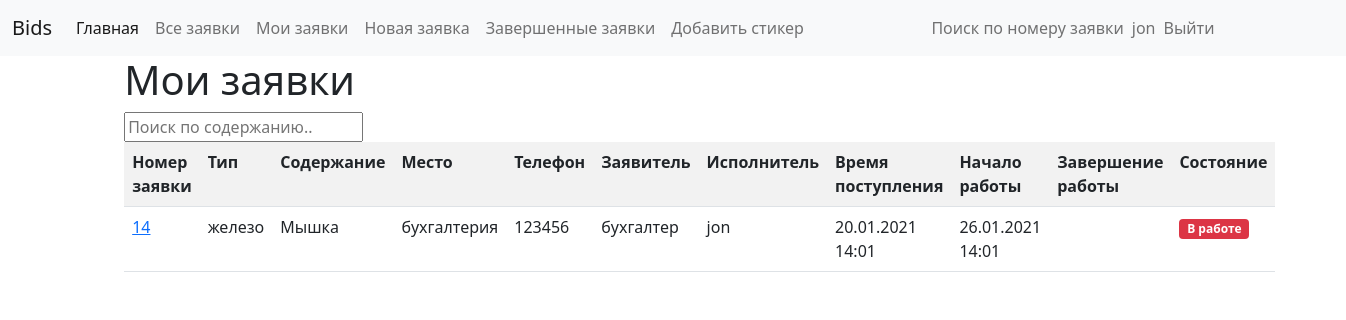
The page /system/mybids/ (signed in) on the database as committed earlier.
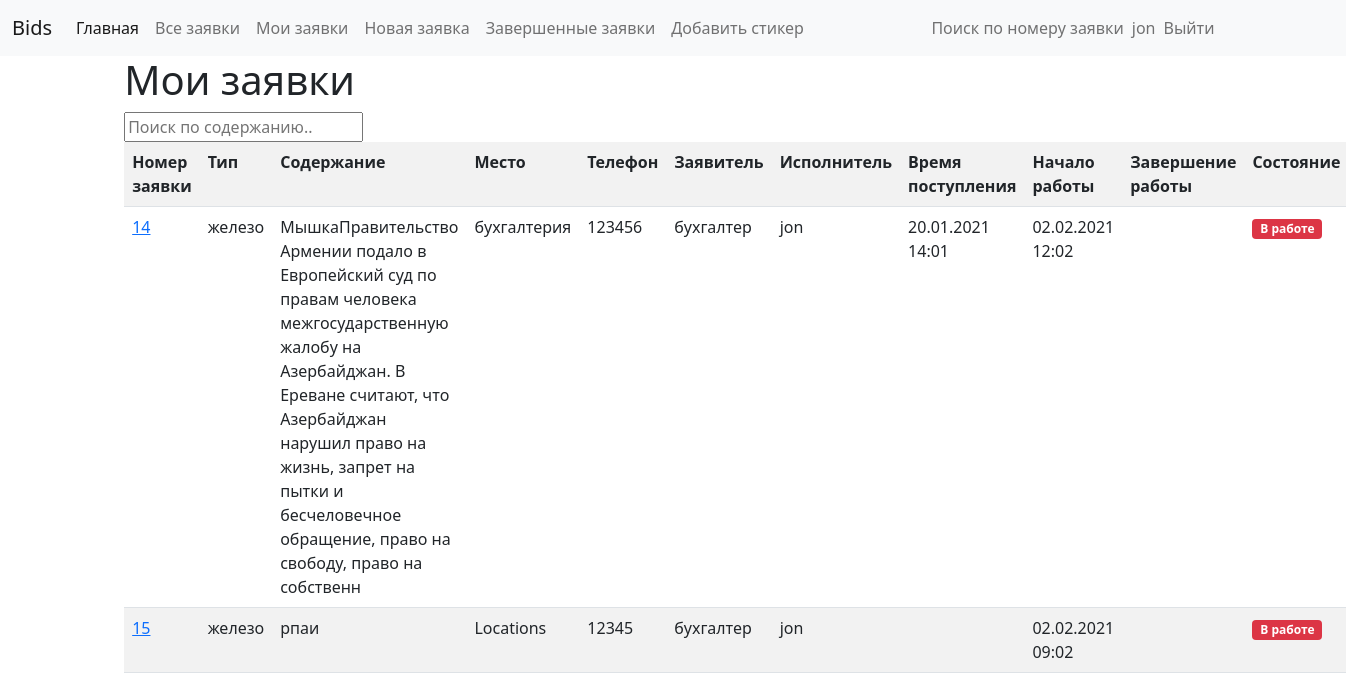
The same page on the database as committed later.
### system/models.py (models this page shows, shortened)
class Bid(models.Model):
    text = models.TextField(max_length=1000, help_text="Enter a brief description of the bid", verbose_name="Текст заявки")
    TYPE_OF_BID = (
        ('h', 'железо'),
        ('c', 'картридж'),
        ('pr', 'принтер'),
        ('w', 'сеть'),
        ('t', 'телефон'),
        ('v', 'вирусы'),
        ('s', 'софт'),
        ('pa', 'Парус'),
    )
    type_bid = models.CharField(max_length=2, choices=TYPE_OF_BID, blank=True, default='h', verbose_name="Тип заявки")
    location = models.CharField(max_length=200, default='Кабинет', verbose_name="Кабинет")
    telephone_num = models.CharField(max_length=200, default='Телефон', verbose_name="Телефон")
    bider = models.CharField(max_length=200, default='', verbose_name="Заявитель")
    maker = models.ForeignKey(User, on_delete=models.SET_NULL, null=True, verbose_name="Исполнитель")
    helper = models.CharField(max_length=200, null=True, verbose_name="Помощник")
    time_creation = models.DateTimeField(null=True, verbose_name="Дата создания заявки")
    time_start = models.DateTimeField(null=True, verbose_name="Дата начала работы")
    time_done = models.DateTimeField(null=True, verbose_name="Дата завершения работы")
    STATUS = (
        ('a', 'принята'),
        ('w', 'в работе'),
        ('f', 'выполнена'),
    )
    status = models.CharField(max_length=1, choices=STATUS, default='a', verbose_name="Статус заявки")
    comment = models.CharField(max_length=200, default='', verbose_name="Комментарий")
    result = models.CharField(max_length=300, default='', verbose_name="Результат работы")
    class Meta:
        verbose_name_plural = "Заявки"
        verbose_name = "Заявка"
    def get_absolute_url(self):
        return reverse('bid-detail', args=[str(self.id)])

### system/views.py (the view)
# urls.py: path('mybids/', views.MakingBidsByUserListView.as_view(), name='my-bids'),
class MakingBidsByUserListView(LoginRequiredMixin,generic.ListView):
    model = Bid
    template_name ='system/bids_for_user.html'
    paginate_by = 5
    def get_queryset(self):
        return Bid.objects.all().exclude(status="f").filter(maker=self.request.user).order_by('-time_creation')

### system/templates/system/bids_for_user.html (shortened to what this page needs)
{% extends "base_generic.html" %}
{% block content %}
    <h1>Мои заявки</h1>
{% if bid_list %}
<input type="text" id="myInput" onkeyup="myFunction()" placeholder="Поиск по содержанию.." title="Type in a name">
<table class="table table-striped" id="myTable">
   <tr class="header"><th>Номер заявки</th>
       <th>Тип</th>
       <th>Содержание</th>
       <th>Место</th>
       <th>Телефон</th>
       <th>Заявитель</th>
       <th>Исполнитель</th>
       <th>Время поступления</th>
       <th>Начало работы</th>
       <th>Завершение работы</th>
       <th>Состояние</th>
   </tr>
    {% for bid in bid_list %}
   <tr>
       <td><a href="{{ bid.get_absolute_url }}">{{ bid.id }}</a></td>
       <td>{{ bid.get_type_bid_display }}</td>
       <td>{{ bid.text }}</td>
       <td>{{ bid.location }}</td>
       <td>{{ bid.telephone_num }}</td>
       <td>{{ bid.bider }}</td>
       <td>{{ bid.maker }}</td>
       <td>{{ bid.time_creation|date:"d.m.Y H:m" }}</td>
       <td>{{ bid.time_start|date:"d.m.Y H:m" }}</td>
       <td>{{ bid.time_done|date:"d.m.Y H:m" }}</td>
       <td>
           {% if bid.status == "w" %}<span class="badge bg-danger">В работе</span>
           {% endif %}
       </td>
   </tr>
    {% endfor %}
</table>
{% else %}
      <p>There are no bids for you.</p>
{% endif %}
{% endblock %}

### system/templates/base_generic.html (shortened to what this page needs)
<!DOCTYPE html>
<html lang="en">
<head>
  <link href="https://cdn.jsdelivr.net/npm/bootstrap@5.0.0-beta1/dist/css/bootstrap.min.css" rel="stylesheet">
{% load django_bootstrap_icons %}{% include_bootstrap_icons %}
  {% load static %}
</head>
<body>
<nav class="navbar navbar-expand-lg navbar-light bg-light" >
  <div class="container-fluid">
    <a class="navbar-brand" href="{% url 'index' %}">Bids</a>
    <div class="collapse navbar-collapse" id="navbarSupportedContent">
      <ul class="navbar-nav me-auto mb-2 mb-lg-0">
        <li class="nav-item">
          <a class="nav-link active" aria-current="page" href="{% url 'index' %}">Главная</a>
        </li>
        <li class="nav-item">
          <a class="nav-link" href="{% url 'bids' %}">Все заявки</a>
        </li>
        {% if user.is_authenticated %}
            <li class="nav-item"><a class="nav-link" href="{% url 'my-bids' %}">Мои заявки</a></li>
            <li class="nav-item"><a class="nav-link" href="{% url 'bid-create' %}">Новая заявка</a></li>
            <li class="nav-item"><a class="nav-link" href="{% url 'bid-archive' %}">Завершенные заявки</a></li>
            <li class="nav-item"><a class="nav-link" href="{% url 'sticker-create' %}">Добавить стикер</a></li>
        {% endif %}
      </ul>
      <ul class="navbar-nav me-auto mb-2 mb-lg-0">
          <li class="nav-item"><a class="nav-link" href="{% url 'bid-search' %}">Поиск по номеру заявки</a></li>
        {% if user.is_authenticated %}
        <span class="navbar-text"> {{ user.get_username }}</span>
        <li class="nav-item"><a class="nav-link" href="{% url 'logout'%}?next={{request.path}}">Выйти</a></li>
        {% else %}
        <li class="nav-item"><a class="nav-link" href="{% url 'login'%}?next={{request.path}}">Войти</a></li>
        {% endif %}
      </ul>
    </div>
  </div>
</nav>
<div class="container-fluid">
<div class="row">
  <div class="col-sm-10 mx-auto">
  {% block content %}{% endblock %}
  </div>
</div>
</div>
</body>
</html>

Rows that differ between the two databases and show on the page:
changed Bid "бухгалтерия": text "Мышка" → "МышкаПравительство Армении подало в Европейский суд по правам человека межгосударственную жалобу на Азербайджан. В Ереване считают, что Азербайджан нарушил право на жизнь, запрет на пытки и бесчеловечное обращение, право на свободу, право на собственн"; time_start "26.01.2021 14:01" → "02.02.2021 12:02"
added Bid: id "15", type_bid "железо", text "рпаи", location "Locations", telephone_num "12345", bider "бухгалтер", maker "jon", time_start "02.02.2021 09:02", status "В работе"
